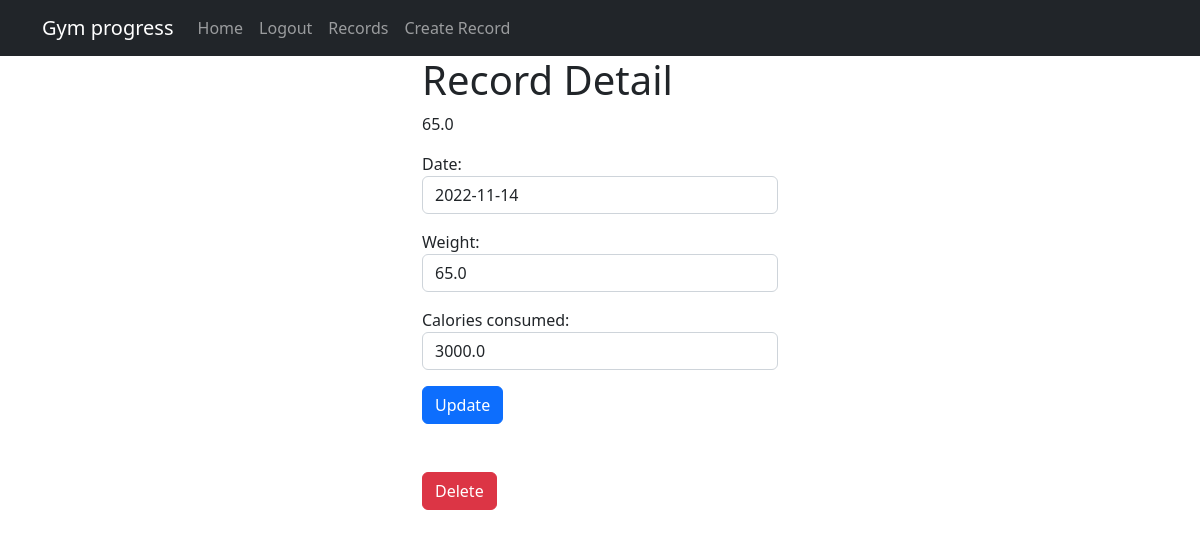
Before: /tasks/3/ (signed in) with the older database file.
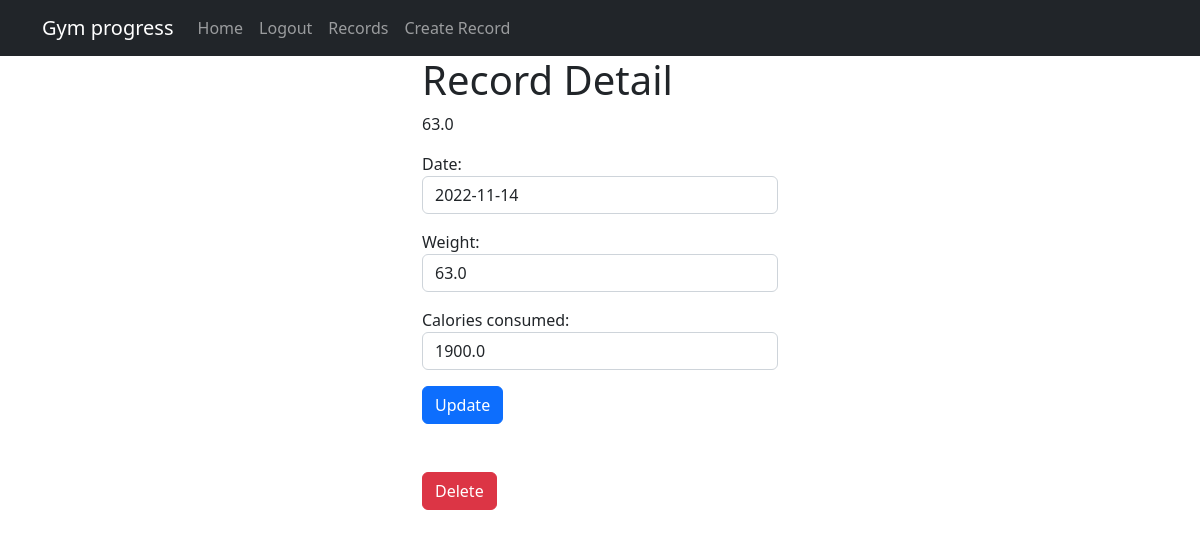
After: the same page with the newer database file.
### tasks/models.py (models this page shows, shortened)
class Record(models.Model):
    date = models.DateField(null=True, blank=True)
    weight = models.FloatField(null=True)
    calories_consumed=models.FloatField(null=True)
    average_weekly_weight=models.FloatField
    average_weekly_calories_consumed=models.FloatField
    calorie_increases=models.CharField(max_length=100)
    created=models.DateTimeField(auto_now_add=True)
    user=models.ForeignKey(User, on_delete=models.CASCADE)

### tasks/views.py (the view, shortened to what this page needs)
# urls.py: path('tasks/<int:record_id>/',views.record_detail, name='record_detail'),
@login_required
def record_detail(request,record_id):
    if request.method == 'GET':
        record=get_object_or_404(Record, pk=record_id,user=request.user)
        form=RecordForm(instance=record)
        return render(request,"record_detail.html",{'record':record, 'form':form})

### tasks/forms.py
class RecordForm(forms.ModelForm):
    class Meta:
        model=Record
        fields =['date','weight','calories_consumed']
        widgets={
            'date': forms.TextInput(attrs={'class': 'form-control', 'placeholder':'Date'}),
            'weight': forms.TextInput(attrs={'class': 'form-control', 'placeholder':'Record your weight'}),
            'calories_consumed': forms.TextInput(attrs={'class': 'form-control', 'placeholder':'Calories consumed this day'}),
        }

### tasks/templates/record_detail.html (shortened to what this page needs)
{% extends 'base.html' %}
{% block content %}
<main class="container">
    <div class="row">
        <div class="col-md-4 offset-md-4">
            <h1>Record Detail</h1>
            <p>{{record.weight}}</p>
            <form method="POST">
                {{form.as_p}}
                <button class="btn btn-primary">
                    Update
                </button>
            </form>
            <div class="mt-5 d-flex">
                <form action= "{% url 'delete_record' record.id %}" method='POST'>
                    <button class="btn btn-danger">
                        Delete
                    </button>
                </form>
            </div>
        </div>
    </div>
</main>
{% endblock %}

Changed rows visible on the page:
changed Record: weight "65.0" → "63.0"; calories_consumed "3000.0" → "1900.0"
